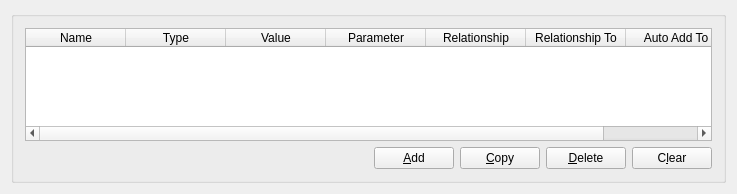
<ui version="4.0" >
 <class>DocumentItemAttributes</class>
 <widget class="QWidget" name="DocumentItemAttributes" >
  <property name="geometry" >
   <rect>
    <x>0</x>
    <y>0</y>
    <width>737</width>
    <height>194</height>
   </rect>
  </property>
  <property name="windowTitle" >
   <string>Document Item Attributes</string>
  </property>
  <layout class="QVBoxLayout" >
   <item>
    <widget class="QGroupBox" name="attributesGroupBox" >
     <property name="title" >
      <string/>
     </property>
     <layout class="QVBoxLayout" >
      <item>
       <widget class="ScTableWidget" name="attributesTable" >
        <column>
         <property name="text" >
          <string>Name</string>
         </property>
        </column>
        <column>
         <property name="text" >
          <string>Type</string>
         </property>
        </column>
        <column>
         <property name="text" >
          <string>Value</string>
         </property>
        </column>
        <column>
         <property name="text" >
          <string>Parameter</string>
         </property>
        </column>
        <column>
         <property name="text" >
          <string>Relationship</string>
         </property>
        </column>
        <column>
         <property name="text" >
          <string>Relationship To</string>
         </property>
        </column>
        <column>
         <property name="text" >
          <string>Auto Add To</string>
         </property>
        </column>
       </widget>
      </item>
      <item>
       <layout class="QHBoxLayout" >
        <item>
         <spacer>
          <property name="orientation" >
           <enum>Qt::Horizontal</enum>
          </property>
          <property name="sizeType" >
           <enum>QSizePolicy::Expanding</enum>
          </property>
          <property name="sizeHint" >
           <size>
            <width>192</width>
            <height>21</height>
           </size>
          </property>
         </spacer>
        </item>
        <item>
         <widget class="QPushButton" name="addButton" >
          <property name="text" >
           <string>&amp;Add</string>
          </property>
          <property name="shortcut" >
           <string>Alt+A</string>
          </property>
         </widget>
        </item>
        <item>
         <widget class="QPushButton" name="copyButton" >
          <property name="text" >
           <string>&amp;Copy</string>
          </property>
          <property name="shortcut" >
           <string>Alt+C</string>
          </property>
         </widget>
        </item>
        <item>
         <widget class="QPushButton" name="deleteButton" >
          <property name="text" >
           <string>&amp;Delete</string>
          </property>
          <property name="shortcut" >
           <string>Alt+D</string>
          </property>
         </widget>
        </item>
        <item>
         <widget class="QPushButton" name="clearButton" >
          <property name="text" >
           <string>C&amp;lear</string>
          </property>
          <property name="shortcut" >
           <string>Alt+L</string>
          </property>
         </widget>
        </item>
       </layout>
      </item>
     </layout>
    </widget>
   </item>
  </layout>
 </widget>
 <layoutdefault spacing="6" margin="11" />
 <customwidgets>
  <customwidget>
   <class>ScTableWidget</class>
   <extends>QTableWidget</extends>
   <header>ui/sctablewidget.h</header>
  </customwidget>
 </customwidgets>
 <resources/>
 <connections/>
</ui>
